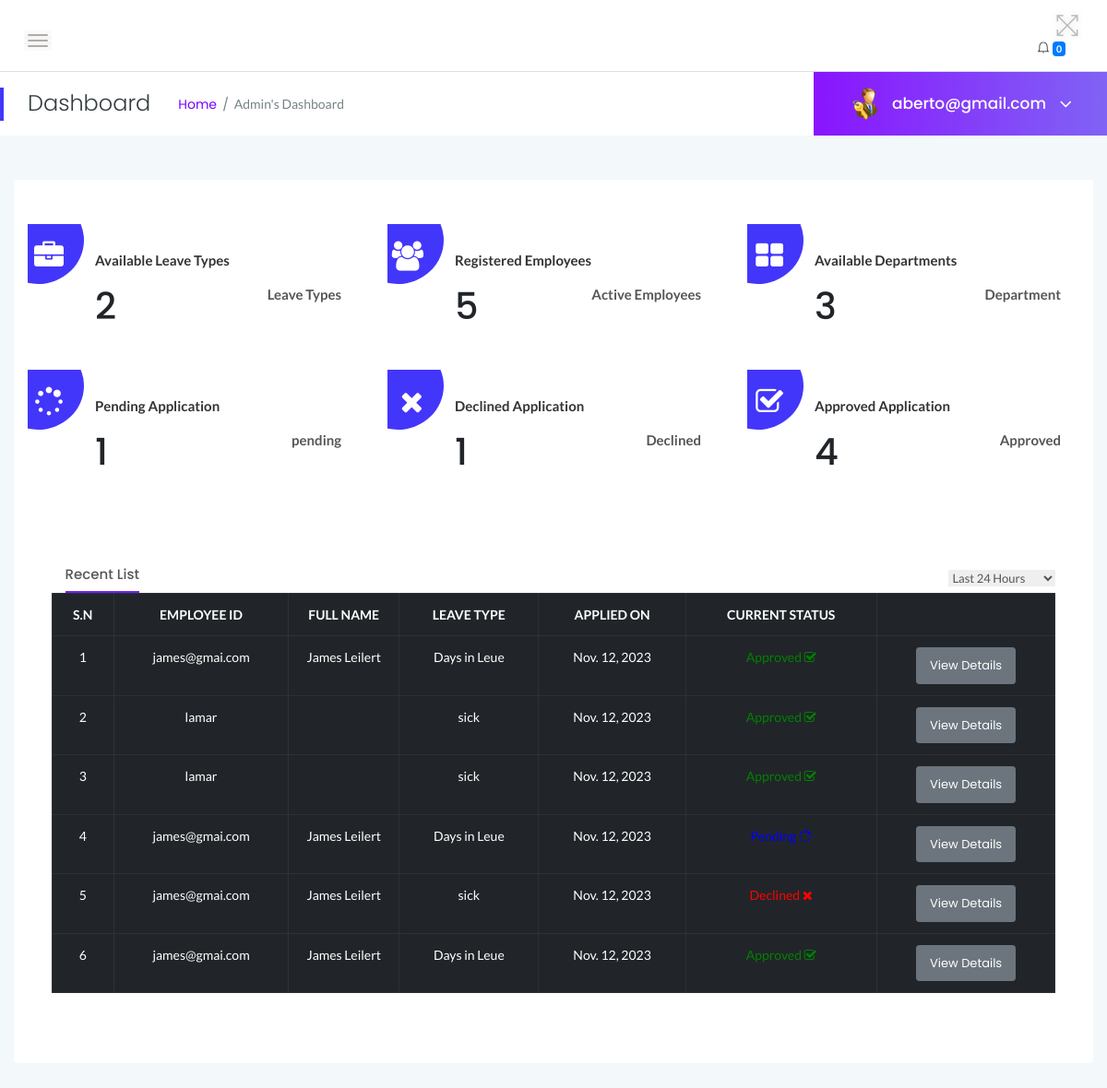
Before: /myadmin/dashboard/ (signed in) with the older database file.
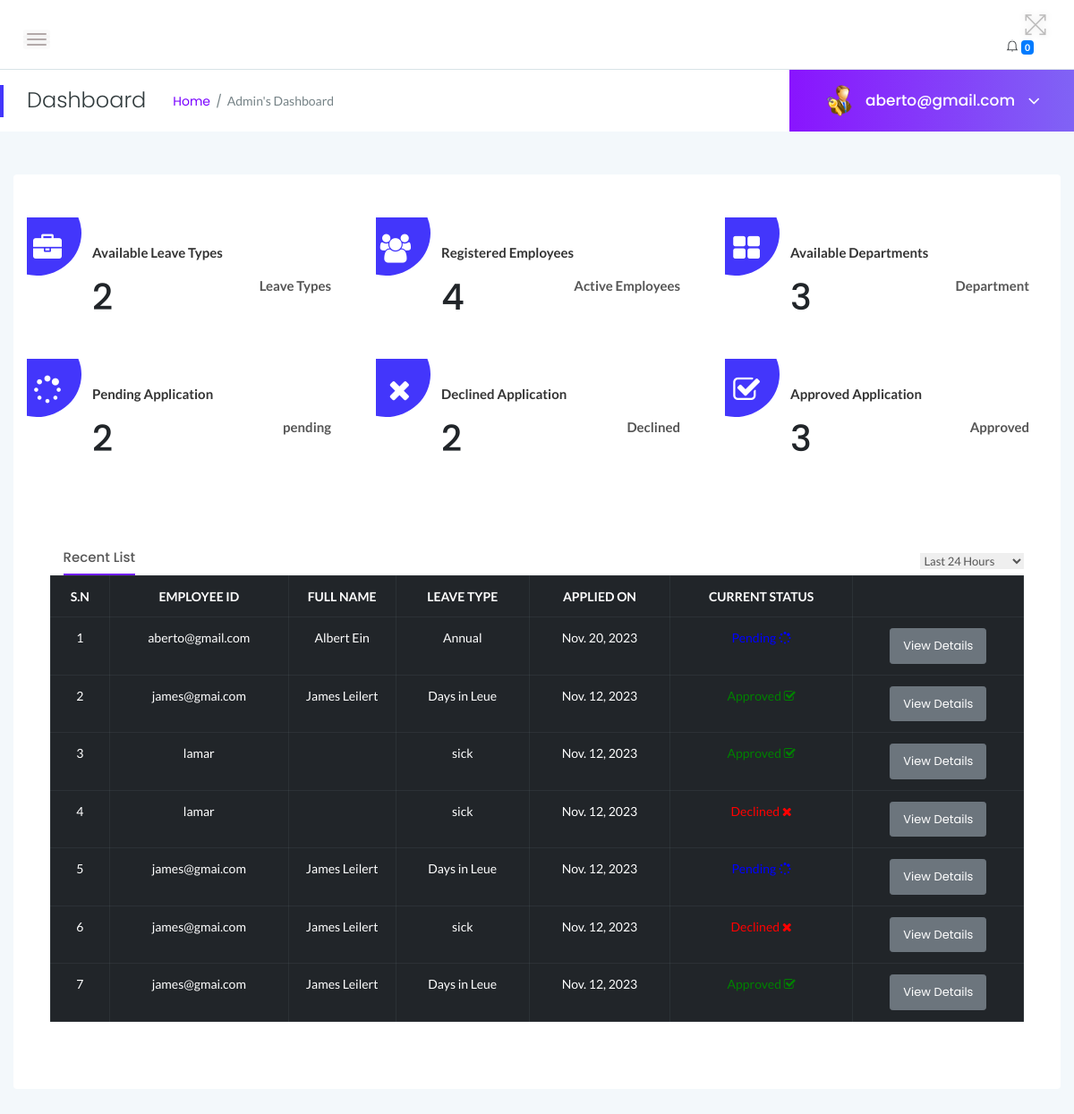
After: the same page with the newer database file.
### myadmin/models.py (models this page shows)
class Leave(models.Model):
    employee = models.ForeignKey(User, on_delete=models.CASCADE)
    leave_type = models.CharField(max_length=100, default='Annual')
    posting_date = models.DateField(auto_now_add=True)
    status = models.CharField(
        max_length=10,
        choices=STATUS_CHOICES,
        default='Pending'
    )
    leavetype = models.CharField(max_length=255, default=None)
    description = models.TextField(default=None)
    fromdate = models.DateField( default=None)
    todate = models.DateField( default=None)
    isread = models.IntegerField(default=0)
    admin_remark = models.CharField(max_length=255, default=None, null=True)

### myadmin/views.py (the view)
# urls.py: path('dashboard/', views.dashboard, name='dashboard'),
@login_required
def dashboard(request):
    if not request.user.is_authenticated:
        return redirect('admin_login')
    leaves = Leave.objects.order_by('-id')[:7]
    pending_leave_count = Leave.objects.filter(status=0).count()
    notifications = Notification.objects.filter(user=request.user, is_read=False)[:5]
    leave_type_count = LeaveType.objects.count()
    employee_count = Employee.objects.count()
    department_count = Department.objects.count()
    leavetype_count = Leave.objects.filter(status=2).count()
    leavtypcount = Leave.objects.filter(status=1).count()
    context = {
        'page': 'dashboard',
        'leaves': leaves,
        'notifications': notifications,
        'pending_leave_count':pending_leave_count,
        'leave_type_count':leave_type_count,
        'employee_count':employee_count,
        'department_count':department_count,
        'leavetype_count':leavetype_count,
        'leavtypcount':leavtypcount
    }
    return render(request, 'admin/dashboard.html', context)

### myadmin/templates/admin/dashboard.html (shortened to what the changed rows need)
{% extends 'admin/main.html' %}
{% block content %}
<div>
            <div class="main-content-inner">
                <div class="sales-report-area mt-5 mb-5">
                    <div class="row">
                        <div class="col-md-4">
                            <div class="single-report mb-xs-30">
                                <div class="s-report-inner pr--20 pt--30 mb-3">
                                    <div class="d-flex justify-content-between pb-2">
                                        <h1>{% include 'admin/leavetype-counter.html' %}</h1>
                                    </div>
                                </div>
                            </div>
                        </div>
                        <div class="col-md-4">
                            <div class="single-report mb-xs-30">
                                <div class="s-report-inner pr--20 pt--30 mb-3">
                                    <div class= "d-flex justify-content-between pb-2">
                                        <h1>{% include 'admin/emp-counter.html' %}</h1>
                                        <span>Active Employees</span>
                                    </div>
                                </div>
                            </div>
                        </div>
                        <div class="col-md-4">
                            <div class="single-report">
                                <div class="s-report-inner pr--20 pt--30 mb-3">
                                    <div class="d-flex justify-content-between pb-2">
                                        <h1>{% include 'admin/dept-counter.html' %}</h1>
                                    </div>
                                </div>
                            </div>
                        </div>
                    </div>
                    <br>
                    <div class="row">
                        <div class="col-md-4">
                            <div class="single-report mb-xs-30">
                                <div class="s-report-inner pr--20 pt--30 mb-3">
                                    <div class="d-flex justify-content-between pb-2">
                                        <h1>{% include 'admin/pendingapp-counter.html' %}</h1>
                                        <span>pending</span>
                                    </div>
                                </div>
                            </div>
                        </div>
                        <div class="col-md-4">
                            <div class="single-report mb-xs-30">
                                <div class="s-report-inner pr--20 pt--30 mb-3">
                                    <div class="d-flex justify-content-between pb-2">
                                        <h1>{% include 'admin/declineapp-counter.html' %}</h1>
                                        <span>Declined</span>
                                    </div>
                                </div>
                            </div>
                        </div>
                        <div class="col-md-4">
                            <div class="single-report">
                                <div class="s-report-inner pr--20 pt--30 mb-3">
                                    <div class="d-flex justify-content-between pb-2">
                                        <h1>{% include 'admin/approvedapp-counter.html' %}</h1>
                                        <span>Approved</span>
                                    </div>
                                </div>
                            </div>
                        </div>
                    </div>
                </div>
                <div class="row">
                    <div class="col-12">
                        <div class="card">
                            <div class="card-body">
                            <div class="single-table">
                                <div class="table-responsive">
                                    <table class="table table-hover table-bordered table-dark progress-table text-center">
                                        <thead class="text-uppercase">
                                            <tr>
                                                <th>S.N</th>
                                                <th>Employee ID</th>
                                                <th width="120">Full Name</th>
                                                <th>Leave Type</th>
                                                <th>Applied On</th>
                                                <th>Current Status</th>
                                                <th></th>
                                            </tr>
                                        </thead>
                                        <tbody>
                                            {% for leave in leaves %}
                                                <tr>
                                                    <td>{{ forloop.counter }}</td>
                                                <td>{{ leave.employee }}</td>
                                                <td>{{ leave.employee.first_name }} {{ leave.employee.last_name }}</td>
                                                <td>{{ leave.leavetype }}</td>
                                                <td>{{ leave.posting_date }}</td>
                                                    <td>
                                                        {% if leave.status == '1' %}
                                                            <span style="color: green">Approved <i class="fa fa-check-square-o"></i></span>
                                                        {% elif leave.status == '2' %}
                                                            <span style="color: red">Declined <i class="fa fa-times"></i></span>
                                                        {% else %}
                                                            <span style="color: blue">Pending <i class="fa fa-spinner"></i></span>
                                                        {% endif %}
                                                    </td>
                                                    <td><a href="{% url 'myadmin:employee_leave_details' leave.id %}" class="btn btn-secondary btn-sm">View Details</a></td>
                                                </tr>
                                            {% endfor %}
                                        </tbody>
                                    </table>
                                </div>
                            </div>
                        </div>
                    </div>
                </div>
            </div>
        </div>
    </div>
{% endblock content %}}

Changed rows visible on the page:
added Leave: employee "aberto@gmail.com", employee.first_name "Albert", employee.last_name "Ein", leavetype "Annual", posting_date "Nov. 20, 2023", status "0" (drawn)
changed Leave (number 4 of 7 on the later page): status "Approved" → "Declined"
Other visible differences:
{{ employee_count }}: "5" → "4"
{{ pending_leave_count }}: "1" → "2"
{{ leavetype_count }}: "1" → "2"
{{ leavtypcount }}: "4" → "3"
